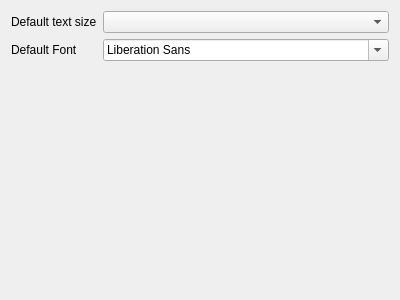
<?xml version="1.0" encoding="UTF-8"?>
<ui version="4.0">
 <class>RichTextEditorSettingsWidget</class>
 <widget class="QWidget" name="RichTextEditorSettingsWidget">
  <property name="geometry">
   <rect>
    <x>0</x>
    <y>0</y>
    <width>400</width>
    <height>300</height>
   </rect>
  </property>
  <property name="windowTitle">
   <string>Form</string>
  </property>
  <layout class="QVBoxLayout" name="verticalLayout">
   <item>
    <layout class="QFormLayout" name="formLayout">
     <item row="0" column="0">
      <widget class="QLabel" name="label">
       <property name="text">
        <string>Default text size</string>
       </property>
      </widget>
     </item>
     <item row="1" column="0">
      <widget class="QLabel" name="label_2">
       <property name="text">
        <string>Default Font</string>
       </property>
      </widget>
     </item>
     <item row="1" column="1">
      <widget class="QFontComboBox" name="fontCombo"/>
     </item>
     <item row="0" column="1">
      <widget class="QComboBox" name="fontSizeCombo"/>
     </item>
    </layout>
   </item>
   <item>
    <spacer name="verticalSpacer">
     <property name="orientation">
      <enum>Qt::Vertical</enum>
     </property>
     <property name="sizeHint" stdset="0">
      <size>
       <width>20</width>
       <height>225</height>
      </size>
     </property>
    </spacer>
   </item>
  </layout>
 </widget>
 <resources/>
 <connections/>
</ui>
